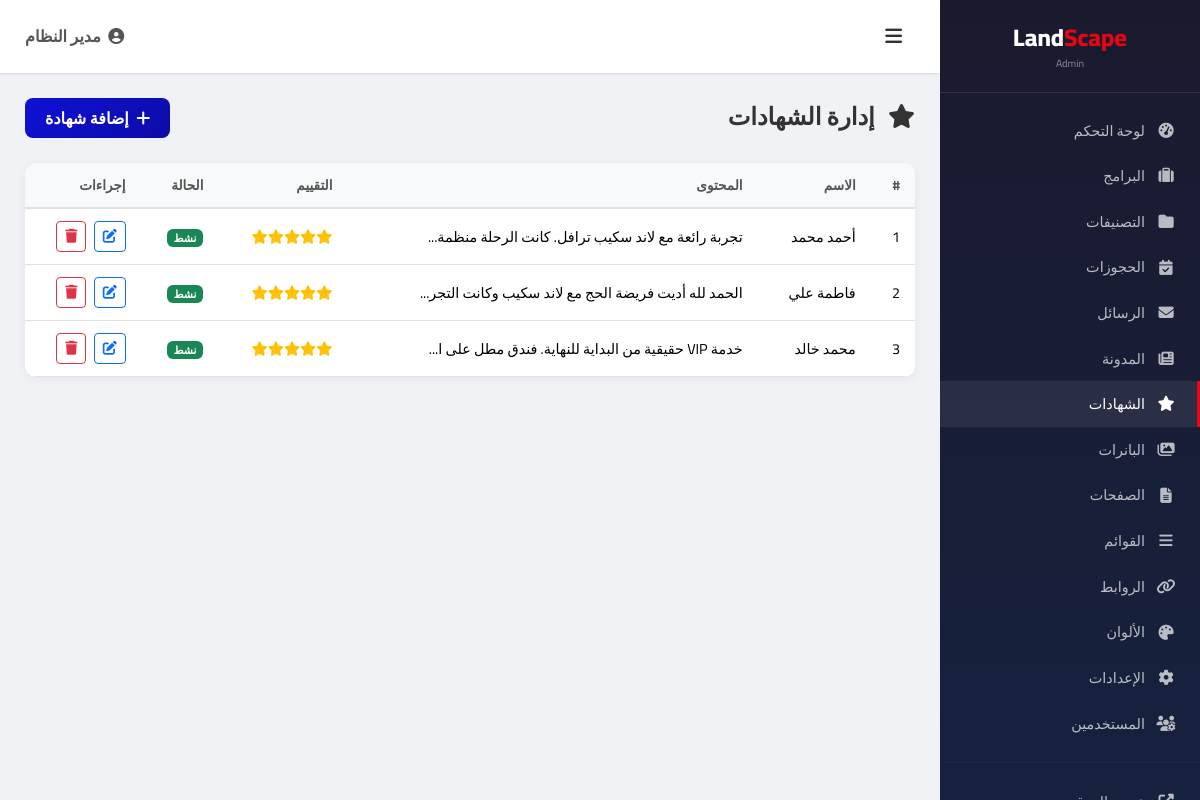
Page /admin/testimonials (signed in) on the committed database.
### tables this page shows
CREATE TABLE `testimonials` (
    `id` INT AUTO_INCREMENT PRIMARY KEY,
    `name` VARCHAR(200) NOT NULL,
    `title` VARCHAR(200),
    `content` TEXT NOT NULL,
    `image` VARCHAR(500),
    `rating` INT DEFAULT 5,
    `is_active` TINYINT(1) DEFAULT 1,
    `sort_order` INT DEFAULT 0,
    `created_at` TIMESTAMP DEFAULT CURRENT_TIMESTAMP
);

### config/config.php (called while the page is built, shortened)
<?php
function clean(string $data): string {
    return htmlspecialchars(trim($data), ENT_QUOTES, 'UTF-8');
}

### admin/testimonials.php (the view, shortened to what this page needs)
<?php
$db = getDB();
$testimonials = $db->query("SELECT * FROM testimonials ORDER BY sort_order ASC")->fetchAll();
include __DIR__ . '/includes/header.php';
?>
<div class="admin-page-header">
    <h4><i class="fas fa-star me-2"></i> إدارة الشهادات</h4>
    <button class="btn btn-admin-primary" data-bs-toggle="modal" data-bs-target="#testModal" onclick="document.getElementById('testForm').reset(); document.getElementById('testId').value=0;">
        <i class="fas fa-plus me-1"></i> إضافة شهادة
    </button>
</div>
<div class="admin-table">
    <div class="table-responsive">
        <table class="table">
            <thead><tr><th>#</th><th>الاسم</th><th>المحتوى</th><th>التقييم</th><th>الحالة</th><th>إجراءات</th></tr></thead>
            <tbody>
                <?php foreach ($testimonials as $t): ?>
                <tr>
                    <td><?= $t['id'] ?></td>
                    <td><?= clean($t['name']) ?></td>
                    <td><?= clean(mb_substr($t['content'], 0, 50)) ?>...</td>
                    <td><?php for($i=0;$i<$t['rating'];$i++) echo '<i class="fas fa-star text-warning"></i>'; ?></td>
                    <td><?= $t['is_active'] ? '<span class="badge bg-success">نشط</span>' : '<span class="badge bg-secondary">معطل</span>' ?></td>
                    <td>
                        <button class="btn btn-sm btn-outline-primary me-1" onclick="editTest(<?= htmlspecialchars(json_encode($t)) ?>)"><i class="fas fa-edit"></i></button>
                        <a href="/admin/testimonials?delete=<?= $t['id'] ?>" class="btn btn-sm btn-outline-danger" onclick="return confirm('حذف؟')"><i class="fas fa-trash"></i></a>
                    </td>
                </tr>
                <?php endforeach; ?>
            </tbody>
        </table>
    </div>
</div>
<?php include __DIR__ . '/includes/footer.php'; ?>

### admin/includes/admin.css (style rules this page uses)
* { box-sizing: border-box; margin: 0; padding: 0; }
body { font-family: 'Cairo', sans-serif; background: #f0f2f5; color: #333; direction: rtl; }
.admin-table { background: #fff; border-radius: 12px; box-shadow: 0 2px 10px rgba(0,0,0,0.06); overflow: hidden; }
.admin-table .table { margin: 0; }
.admin-table .table th { background: #f8f9fa; font-weight: 700; font-size: 0.85rem; color: #555; border-bottom: 2px solid #dee2e6; padding: 12px 15px; }
.admin-table .table td { padding: 12px 15px; vertical-align: middle; font-size: 0.9rem; }
.admin-page-header { display: flex; justify-content: space-between; align-items: center; margin-bottom: 25px; }
.admin-page-header h4 { font-weight: 700; color: #333; margin: 0; }
.btn-admin-primary { background: linear-gradient(135deg, #1010D6, #0c0ca8); color: #fff; border: none; border-radius: 8px; padding: 8px 20px; font-weight: 600; font-family: 'Cairo', sans-serif; }

### rows in the picture
testimonials: id "1", name "أحمد محمد", content "تجربة رائعة مع لاند سكيب ترافل. كانت الرحلة منظمة", rating 5 (drawn), is_active "نشط"
testimonials: id "2", name "فاطمة علي", content "الحمد لله أديت فريضة الحج مع لاند سكيب وكانت التجر", rating 5 (drawn), is_active "نشط"
testimonials: id "3", name "محمد خالد", content "خدمة VIP حقيقية من البداية للنهاية. فندق مطل على ا", rating 5 (drawn), is_active "نشط"

### other values in the picture
$adminName "مدير النظام"
